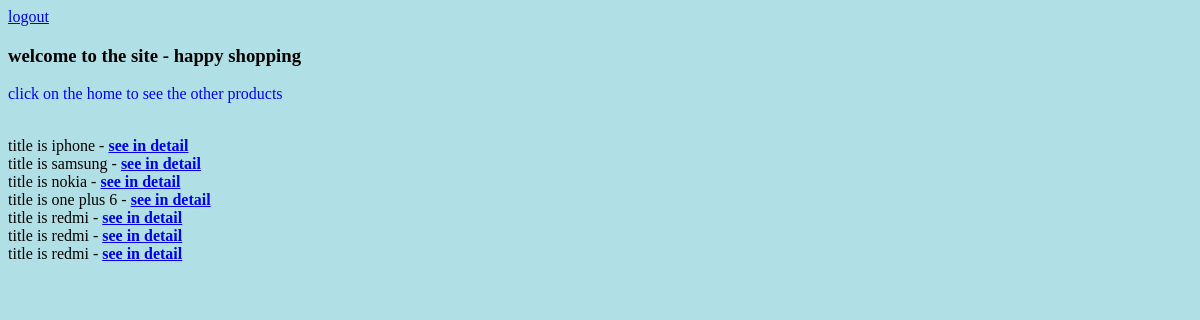
The app's page /alltitles/ (signed in), older data.
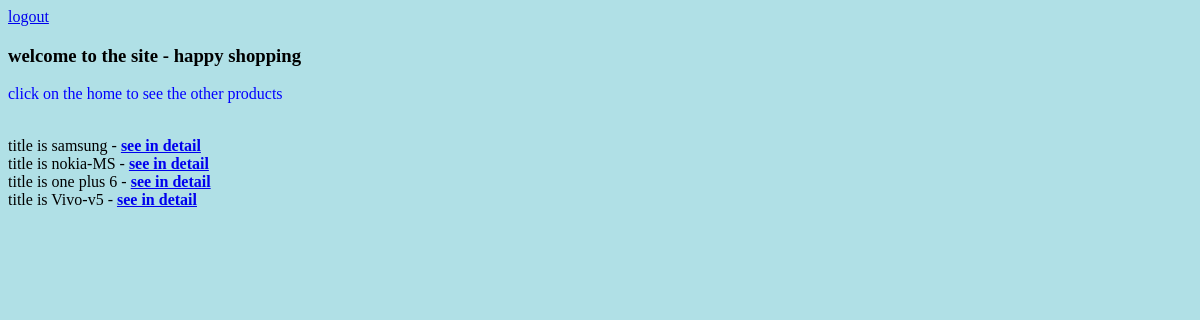
The same page, newer data.
### classmethod/models.py (models this page shows)
class productname(models.Model):
    title=models.CharField(max_length=50)
    price=models.DecimalField(decimal_places=2,max_digits=1000)

### classmethod/views.py (the view)
# urls.py: path('alltitles/',allproducts.as_view(),name='allproducts'),
@method_decorator(login_required,name='dispatch')
class allproducts(View):
    template_name='methodfolder/methodlist.html'
    def get(self,request,*args,**kwargs):
        context = {}
        queryset = productname.objects.all()
        context['object']=queryset
        return render(request,self.template_name,context)

### templates/methodfolder/methodlist.html (shortened to what this page needs)
{% extends 'home.html' %}
{% block content %}
<p class="p">click on the home to see the other products</p> <br>
{% for x in object %}
 title is {{x.title}} -  <a href="../../detailtitle/{{x.id}}"><b>see in detail</b></a><br>
{% endfor %}
{% endblock %}

Row changes from the older to the newer data that the page shows:
removed productname: title "iphone"
removed productname: title "redmi"
removed productname: title "redmi"
removed productname: title "redmi"
changed productname: title "nokia" → "nokia-MS"
added productname: title "Vivo-v5"
